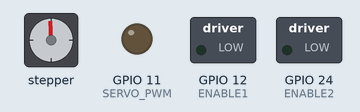
Simulated run of this program. Board: Raspberry Pi (BCM pin numbers). On the bench: stepper motor, switched loads named in the program (green lamp = pin HIGH), output pins drawn as LEDs (lit = HIGH). The stepper is drawn at 200 steps a turn; pins used as bus, display or sensor lines are not drawn. At 0.0 s the program stops and its outputs stay as they are.

Above: at 0.1 s.
Timing chart, 0 to 1.5 s (numbered marks = the images above):
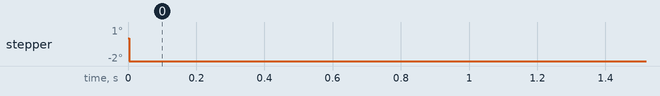

The program:

step_forward.py
```python
from time import sleep
import pigpio

# Motor 1 (Original motor)
DIR1 = 20     # Direction GPIO Pin for motor 1
STEP1 = 21    # Step GPIO Pin for motor 1
ENABLE1 = 12  # Enable GPIO Pin for motor 1

# Motor 2 (New motor)
DIR2 = 22     # Direction GPIO Pin for motor 2
STEP2 = 23    # Step GPIO Pin for motor 2
ENABLE2 = 24  # Enable GPIO Pin for motor 2

SERVO_PWM = 11  # PWM GPIO Pin for the servo motor


# Connect to pigpiod daemon
pi = pigpio.pi()

# Set up pins as output for both motors
pi.set_mode(DIR1, pigpio.OUTPUT)
pi.set_mode(STEP1, pigpio.OUTPUT)
pi.set_mode(ENABLE1, pigpio.OUTPUT)

pi.set_mode(DIR2, pigpio.OUTPUT)
pi.set_mode(STEP2, pigpio.OUTPUT)
pi.set_mode(ENABLE2, pigpio.OUTPUT)

pi.set_mode(SERVO_PWM, pigpio.OUTPUT)  # Servo PWM pin setup


# Function to move stepper motor

def move_stepper_pcb(steps, direction, dir_pin, step_pin, enable_pin):
    pi.write(dir_pin, direction)  # Set direction
    pi.write(enable_pin, 0)  # Enable the stepper motor driver (0 = enabled)
    for _ in range(steps):
        pi.write(step_pin, 1)
        sleep(0.0067)  # Control speed by adjusting the sleep time
        pi.write(step_pin, 0)
        sleep(0.0067)
    pi.write(enable_pin, 0)  # Disable the motor after movement (1 = disabled)


try:
    # Move Motor 2 (new motor) by 1/8 rotation (25 steps at full step)
    for i in range(1):
        move_stepper_pcb(1, 0, DIR2, STEP2, ENABLE2)  # Forward
        sleep(0.001)  # Wait for 2 seconds


except KeyboardInterrupt:
    print("\nCtrl-C pressed. Stopping PIGPIO and exiting...")
finally:
    pi.set_PWM_dutycycle(STEP1, 0)  # PWM off for motor 1
    pi.set_PWM_dutycycle(STEP2, 0)  # PWM off for motor 2
    pi.stop()
  
```
